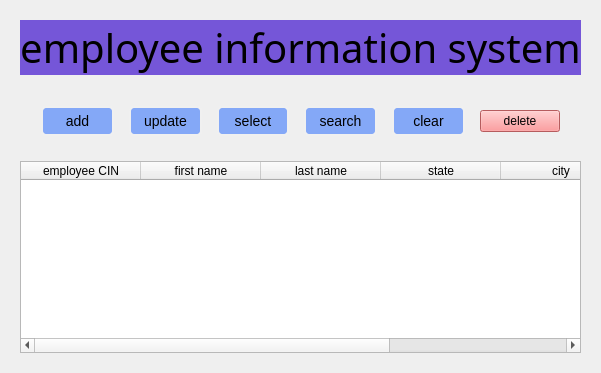
       <widget class="QWidget" name="dashboard_page">
        <layout class="QGridLayout" name="gridLayout_6">
         <item row="0" column="0">
          <widget class="QFrame" name="frame">
           <property name="frameShape">
            <enum>QFrame::NoFrame</enum>
           </property>
           <layout class="QHBoxLayout" name="horizontalLayout_5">
            <item>
             <widget class="QLabel" name="title_label">
              <property name="font">
               <font>
                <family>Script MT Bold</family>
                <pointsize>30</pointsize>
               </font>
              </property>
              <property name="styleSheet">
               <string notr="true">background-color:#7556d8;</string>
              </property>
              <property name="text">
               <string>employee information system</string>
              </property>
              <property name="alignment">
               <set>Qt::AlignCenter</set>
              </property>
             </widget>
            </item>
           </layout>
          </widget>
         </item>
         <item row="1" column="0">
          <widget class="QFrame" name="info_frame">
           <property name="styleSheet">
            <string notr="true">border:none;
background-color: rgb(112, 212, 255);
border-radius:5px;</string>
           </property>
           <property name="frameShape">
            <enum>QFrame::NoFrame</enum>
           </property>
           <widget class="QDateEdit" name="dateEdit_7">
            <property name="geometry">
             <rect>
              <x>600</x>
              <y>50</y>
              <width>141</width>
              <height>31</height>
             </rect>
            </property>
            <property name="styleSheet">
             <string notr="true">background-color:white;</string>
            </property>
           </widget>
           <widget class="QDoubleSpinBox" name="doubleSpinBox_5">
            <property name="geometry">
             <rect>
              <x>120</x>
              <y>100</y>
              <width>62</width>
              <height>22</height>
             </rect>
            </property>
            <property name="styleSheet">
             <string notr="true">background-color:white;</string>
            </property>
           </widget>
           <widget class="QLineEdit" name="lineEdit_5">
            <property name="geometry">
             <rect>
              <x>588</x>
              <y>91</y>
              <width>116</width>
              <height>25</height>
             </rect>
            </property>
            <property name="styleSheet">
             <string notr="true">background-color: rgb(255, 255, 255);</string>
            </property>
           </widget>
           <widget class="QLabel" name="label_12">
            <property name="geometry">
             <rect>
              <x>496</x>
              <y>91</y>
              <width>29</width>
              <height>16</height>
             </rect>
            </property>
            <property name="text">
             <string>email</string>
            </property>
           </widget>
           <widget class="QLabel" name="label_10">
            <property name="geometry">
             <rect>
              <x>496</x>
              <y>21</y>
              <width>20</width>
              <height>16</height>
             </rect>
            </property>
            <property name="text">
             <string>role</string>
            </property>
           </widget>
           <widget class="QComboBox" name="comboBox_2">
            <property name="geometry">
             <rect>
              <x>588</x>
              <y>21</y>
              <width>70</width>
              <height>25</height>
             </rect>
            </property>
            <property name="styleSheet">
             <string notr="true">background-color: rgb(255, 255, 255);</string>
            </property>
           </widget>
           <widget class="QLabel" name="label_11">
            <property name="geometry">
             <rect>
              <x>496</x>
              <y>61</y>
              <width>82</width>
              <height>16</height>
             </rect>
            </property>
            <property name="text">
             <string>date embauche</string>
            </property>
           </widget>
           <widget class="QLabel" name="label_8">
            <property name="geometry">
             <rect>
              <x>31</x>
              <y>61</y>
              <width>53</width>
              <height>16</height>
             </rect>
            </property>
            <property name="text">
             <string>first name</string>
            </property>
           </widget>
           <widget class="QLabel" name="label_9">
            <property name="geometry">
             <rect>
              <x>31</x>
              <y>101</y>
              <width>49</width>
              <height>16</height>
             </rect>
            </property>
            <property name="text">
             <string>abscence</string>
            </property>
           </widget>
           <widget class="QLineEdit" name="lineEdit_3">
            <property name="geometry">
             <rect>
              <x>116</x>
              <y>61</y>
              <width>116</width>
              <height>25</height>
             </rect>
            </property>
            <property name="styleSheet">
             <string notr="true">background-color: rgb(255, 255, 255);</string>
            </property>
           </widget>
           <widget class="QLineEdit" name="lineEdit_2">
            <property name="geometry">
             <rect>
              <x>116</x>
              <y>21</y>
              <width>116</width>
              <height>25</height>
             </rect>
            </property>
            <property name="styleSheet">
             <string notr="true">background-color: rgb(255, 255, 255);</string>
            </property>
           </widget>
           <widget class="QLabel" name="label_7">
            <property name="geometry">
             <rect>
              <x>31</x>
              <y>21</y>
              <width>75</width>
              <height>16</height>
             </rect>
            </property>
            <property name="text">
             <string>employee CIN</string>
            </property>
           </widget>
          </widget>
         </item>
         <item row="2" column="0">
          <widget class="QFrame" name="function_frame">
           <property name="styleSheet">
            <string notr="true"> QPushButton:hover{
border-color:#4c96f7;
font-size:15px;
}</string>
           </property>
           <property name="frameShape">
            <enum>QFrame::NoFrame</enum>
           </property>
           <layout class="QHBoxLayout" name="horizontalLayout_6">
            <property name="spacing">
             <number>15</number>
            </property>
            <property name="leftMargin">
             <number>30</number>
            </property>
            <property name="topMargin">
             <number>10</number>
            </property>
            <property name="rightMargin">
             <number>30</number>
            </property>
            <property name="bottomMargin">
             <number>10</number>
            </property>
            <item>
             <widget class="QPushButton" name="add_btn">
              <property name="styleSheet">
               <string notr="true">
    font-size: 14px;
    padding: 5px 10px;
    border: 2px solid #f0f0f0;
    border-radius: 5px;
    background-color: #84a8f7;

</string>
              </property>
              <property name="text">
               <string>add</string>
              </property>
              <property name="icon">
               <iconset>
                <normaloff>im/add_24dp_5F6368_FILL0_wght400_GRAD0_opsz24.png</normaloff>im/add_24dp_5F6368_FILL0_wght400_GRAD0_opsz24.png</iconset>
              </property>
             </widget>
            </item>
            <item>
             <widget class="QPushButton" name="update_btn">
              <property name="styleSheet">
               <string notr="true">  font-size: 14px;
    padding: 5px 10px;
    border: 2px solid #f0f0f0;
    border-radius: 5px;
    background-color: #84a8f7;</string>
              </property>
              <property name="text">
               <string>update</string>
              </property>
              <property name="icon">
               <iconset>
                <normaloff>im/update_24dp_5F6368_FILL0_wght400_GRAD0_opsz24.png</normaloff>im/update_24dp_5F6368_FILL0_wght400_GRAD0_opsz24.png</iconset>
              </property>
             </widget>
            </item>
            <item>
             <widget class="QPushButton" name="delect_btn">
              <property name="styleSheet">
               <string notr="true">  font-size: 14px;
    padding: 5px 10px;
    border: 2px solid #f0f0f0;
    border-radius: 5px;
    background-color: #84a8f7;</string>
              </property>
              <property name="text">
               <string>select</string>
              </property>
              <property name="icon">
               <iconset>
                <normaloff>im/check_box_24dp_5F6368_FILL0_wght400_GRAD0_opsz24.png</normaloff>im/check_box_24dp_5F6368_FILL0_wght400_GRAD0_opsz24.png</iconset>
              </property>
             </widget>
            </item>
            <item>
             <widget class="QPushButton" name="search_btn">
              <property name="styleSheet">
               <string notr="true">  font-size: 14px;
    padding: 5px 10px;
    border: 2px solid #f0f0f0;
    border-radius: 5px;
    background-color: #84a8f7;</string>
              </property>
              <property name="text">
               <string>search</string>
              </property>
              <property name="icon">
               <iconset>
                <normaloff>im/search_24dp_5F6368_FILL0_wght400_GRAD0_opsz24.png</normaloff>im/search_24dp_5F6368_FILL0_wght400_GRAD0_opsz24.png</iconset>
              </property>
             </widget>
            </item>
            <item>
             <widget class="QPushButton" name="clear_btn">
              <property name="styleSheet">
               <string notr="true">  font-size: 14px;
    padding: 5px 10px;
    border: 2px solid #f0f0f0;
    border-radius: 5px;
    background-color: #84a8f7;</string>
              </property>
              <property name="text">
               <string>clear</string>
              </property>
              <property name="icon">
               <iconset>
                <normaloff>im/backspace_24dp_5F6368_FILL0_wght400_GRAD0_opsz24.png</normaloff>im/backspace_24dp_5F6368_FILL0_wght400_GRAD0_opsz24.png</iconset>
              </property>
             </widget>
            </item>
            <item>
             <widget class="QPushButton" name="delete_btn">
              <property name="styleSheet">
               <string notr="true">background-color:#ff8183;</string>
              </property>
              <property name="text">
               <string>delete</string>
              </property>
              <property name="icon">
               <iconset>
                <normaloff>im/delete_24dp_5F6368_FILL0_wght400_GRAD0_opsz24.png</normaloff>im/delete_24dp_5F6368_FILL0_wght400_GRAD0_opsz24.png</iconset>
              </property>
             </widget>
            </item>
           </layout>
          </widget>
         </item>
         <item row="3" column="0">
          <widget class="QFrame" name="result_frame">
           <property name="frameShape">
            <enum>QFrame::NoFrame</enum>
           </property>
           <layout class="QGridLayout" name="gridLayout_5">
            <item row="0" column="0">
             <widget class="QTableWidget" name="tableWidget">
              <property name="focusPolicy">
               <enum>Qt::NoFocus</enum>
              </property>
              <property name="showGrid">
               <bool>false</bool>
              </property>
              <attribute name="horizontalHeaderMinimumSectionSize">
               <number>50</number>
              </attribute>
              <attribute name="horizontalHeaderDefaultSectionSize">
               <number>120</number>
              </attribute>
              <attribute name="horizontalHeaderStretchLastSection">
               <bool>true</bool>
              </attribute>
              <attribute name="verticalHeaderVisible">
               <bool>false</bool>
              </attribute>
              <column>
               <property name="text">
                <string>employee CIN</string>
               </property>
              </column>
              <column>
               <property name="text">
                <string>first name</string>
               </property>
              </column>
              <column>
               <property name="text">
                <string>last name</string>
               </property>
              </column>
              <column>
               <property name="text">
                <string>state</string>
               </property>
              </column>
              <column>
               <property name="text">
                <string>city</string>
               </property>
              </column>
              <column>
               <property name="text">
                <string>email</string>
               </property>
              </column>
             </widget>
            </item>
           </layout>
          </widget>
         </item>
        </layout>
       </widget>
